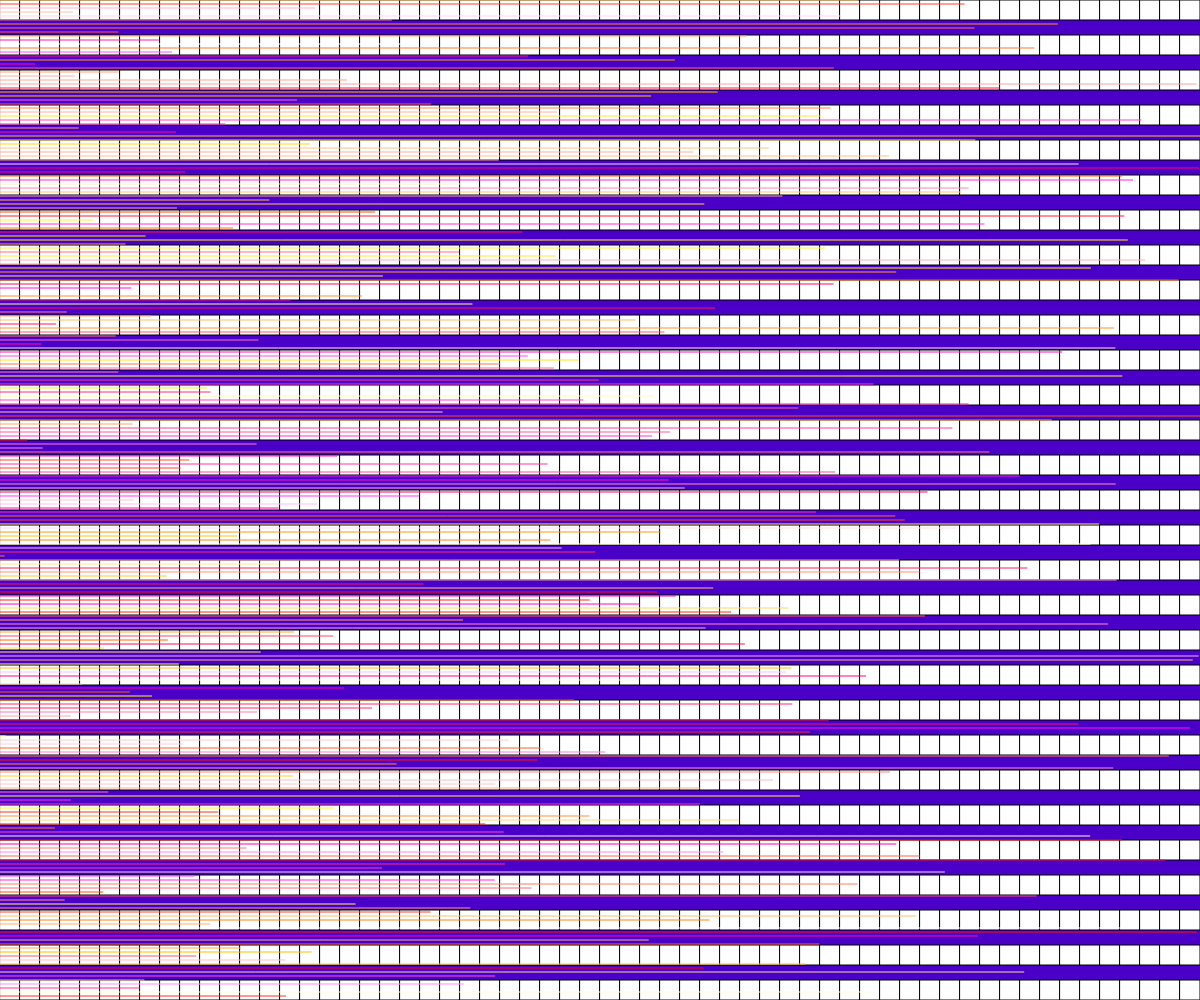
Frame 1 (no input)
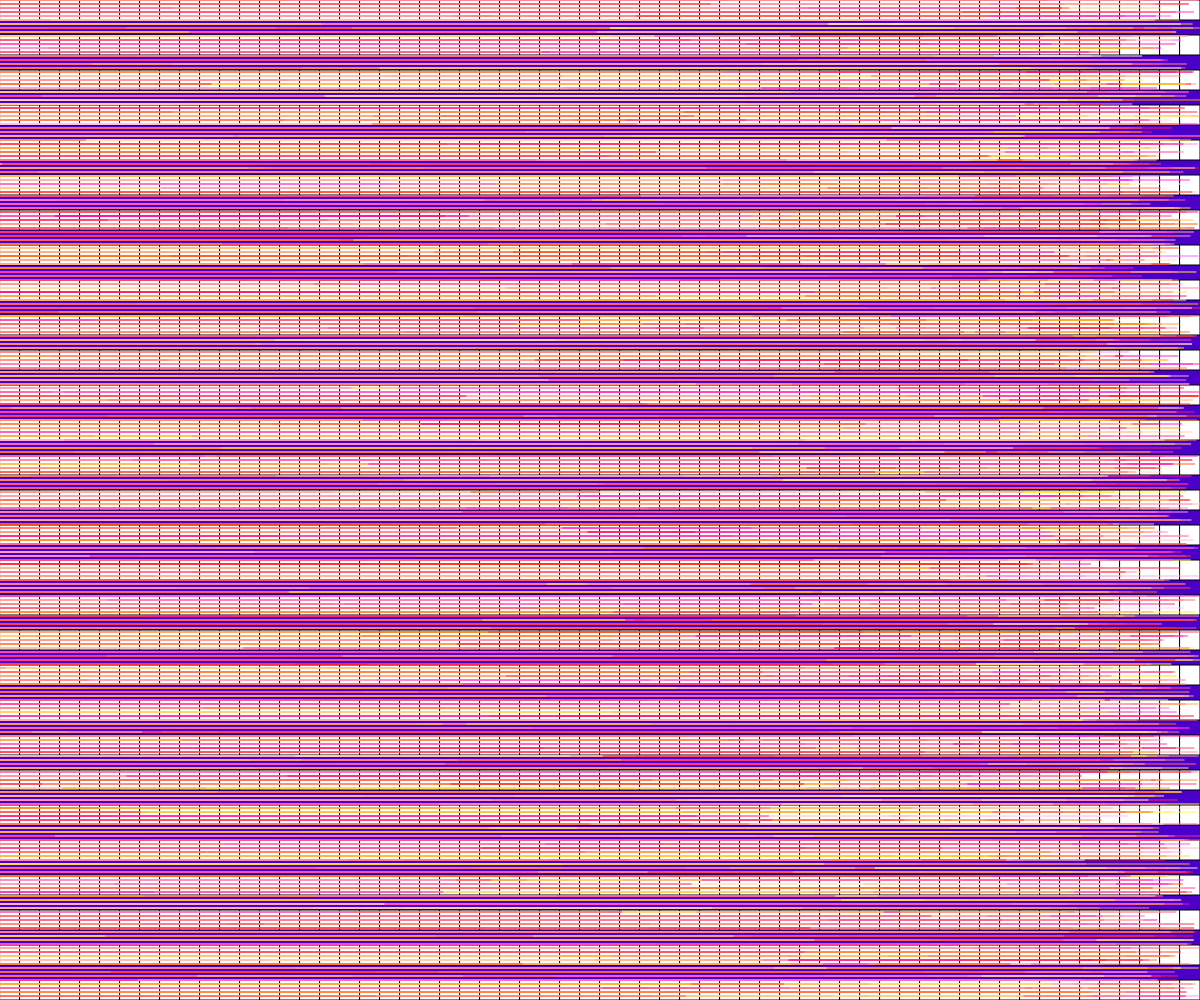
Frame 60 (no input)
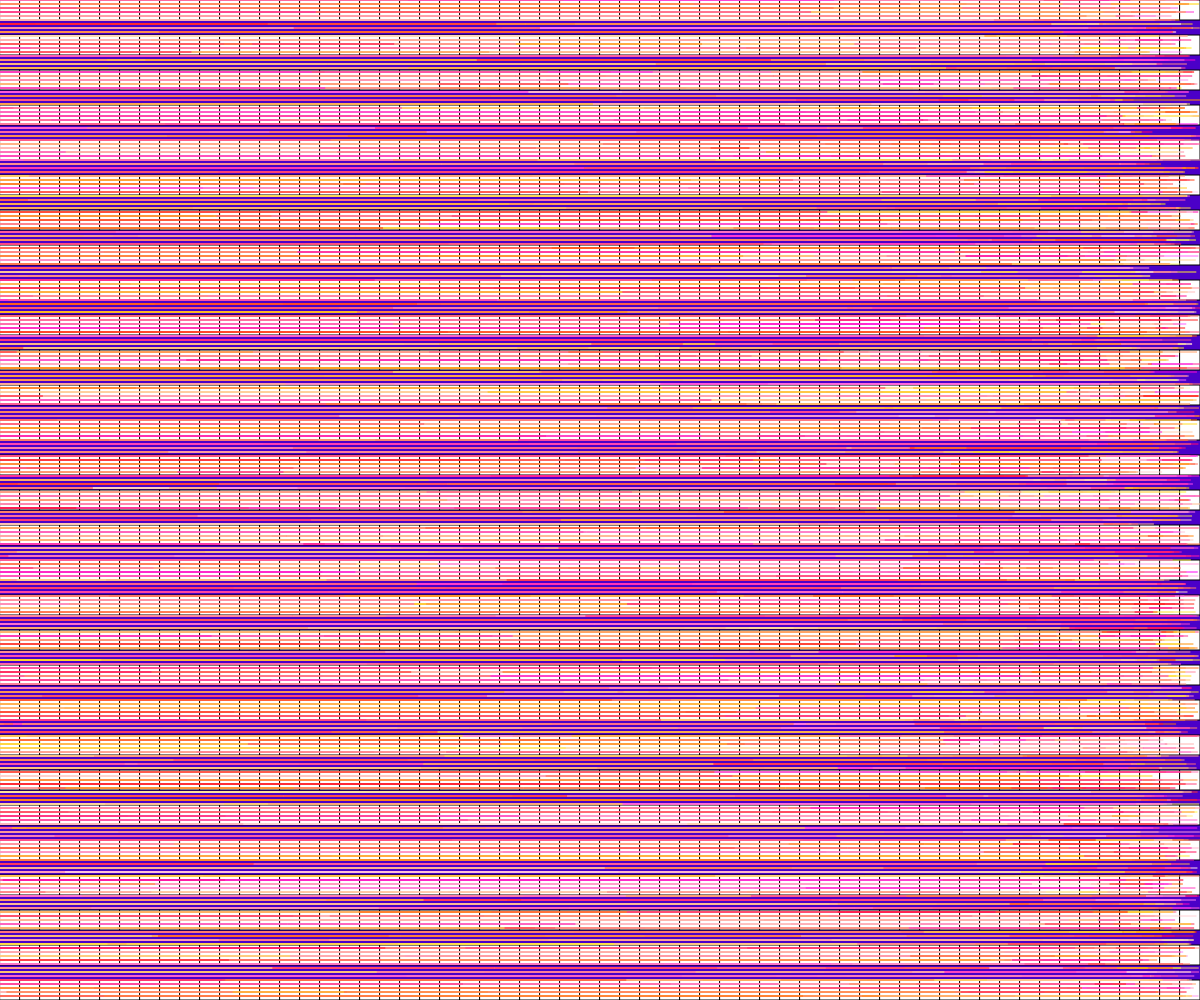
Frame 120 (the mouse pressed at the canvas centre since frame 60)

The p5.js sketch that drew these frames (run headless with seeded random() and noise() and a simulated clock; from frame 60 on, the mouse is pressed at the canvas centre):

// p5.js sketch
// ── sketch.js

function setup() {
  // in class #3
createCanvas(windowWidth, windowHeight);
background(75,0,200);

for(let i = 0; i < width; i = i +20){
  for(let h = 0; h < height; h = h +35)
  rect(i,h,20);
  }

}

function draw() {

  for(let i = 0; i < height; i = i +4){
    let xlength = random(0,width);
    let rcol= random(0,255)
    let gcol= random(0,255)
    let bcol= random(0,255)
    stroke(255,gcol,bcol)
    line(0,i,xlength,i);
  }

}
